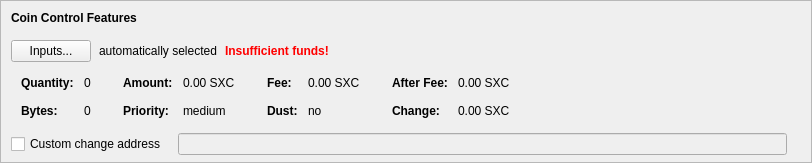
    <widget class="QFrame" name="frameCoinControl">
     <property name="sizePolicy">
      <sizepolicy hsizetype="Expanding" vsizetype="Expanding">
       <horstretch>0</horstretch>
       <verstretch>0</verstretch>
      </sizepolicy>
     </property>
     <property name="maximumSize">
      <size>
       <width>16777215</width>
       <height>16777215</height>
      </size>
     </property>
     <property name="frameShape">
      <enum>QFrame::StyledPanel</enum>
     </property>
     <property name="frameShadow">
      <enum>QFrame::Sunken</enum>
     </property>
     <layout class="QVBoxLayout" name="verticalLayoutCoinControl2">
      <property name="spacing">
       <number>0</number>
      </property>
      <property name="leftMargin">
       <number>0</number>
      </property>
      <property name="topMargin">
       <number>0</number>
      </property>
      <property name="rightMargin">
       <number>0</number>
      </property>
      <property name="bottomMargin">
       <number>6</number>
      </property>
      <item>
       <layout class="QVBoxLayout" name="verticalLayoutCoinControl" stretch="0,0,0,0,1">
        <property name="spacing">
         <number>0</number>
        </property>
        <property name="leftMargin">
         <number>10</number>
        </property>
        <property name="topMargin">
         <number>10</number>
        </property>
        <item>
         <layout class="QHBoxLayout" name="horizontalLayoutCoinControl1">
          <property name="bottomMargin">
           <number>15</number>
          </property>
          <item>
           <widget class="QLabel" name="labelCoinControlFeatures">
            <property name="sizePolicy">
             <sizepolicy hsizetype="Preferred" vsizetype="Maximum">
              <horstretch>0</horstretch>
              <verstretch>0</verstretch>
             </sizepolicy>
            </property>
            <property name="font">
             <font>
              <weight>75</weight>
              <bold>true</bold>
             </font>
            </property>
            <property name="styleSheet">
             <string notr="true">font-weight:bold;</string>
            </property>
            <property name="text">
             <string>Coin Control Features</string>
            </property>
           </widget>
          </item>
         </layout>
        </item>
        <item>
         <layout class="QHBoxLayout" name="horizontalLayoutCoinControl2" stretch="0,0,0,0">
          <property name="spacing">
           <number>8</number>
          </property>
          <property name="bottomMargin">
           <number>10</number>
          </property>
          <item>
           <widget class="QPushButton" name="pushButtonCoinControl">
            <property name="styleSheet">
             <string notr="true"/>
            </property>
            <property name="text">
             <string>Inputs...</string>
            </property>
            <property name="autoDefault">
             <bool>false</bool>
            </property>
           </widget>
          </item>
          <item>
           <widget class="QLabel" name="labelCoinControlAutomaticallySelected">
            <property name="text">
             <string>automatically selected</string>
            </property>
            <property name="margin">
             <number>5</number>
            </property>
           </widget>
          </item>
          <item>
           <widget class="QLabel" name="labelCoinControlInsuffFunds">
            <property name="font">
             <font>
              <weight>75</weight>
              <bold>true</bold>
             </font>
            </property>
            <property name="styleSheet">
             <string notr="true">color:red;font-weight:bold;</string>
            </property>
            <property name="text">
             <string>Insufficient funds!</string>
            </property>
            <property name="margin">
             <number>5</number>
            </property>
           </widget>
          </item>
          <item>
           <spacer name="horizontalSpacerCoinControl">
            <property name="orientation">
             <enum>Qt::Horizontal</enum>
            </property>
            <property name="sizeHint" stdset="0">
             <size>
              <width>40</width>
              <height>1</height>
             </size>
            </property>
           </spacer>
          </item>
         </layout>
        </item>
        <item>
         <widget class="QWidget" name="widgetCoinControl" native="true">
          <property name="sizePolicy">
           <sizepolicy hsizetype="Preferred" vsizetype="Preferred">
            <horstretch>0</horstretch>
            <verstretch>0</verstretch>
           </sizepolicy>
          </property>
          <property name="minimumSize">
           <size>
            <width>0</width>
            <height>0</height>
           </size>
          </property>
          <property name="styleSheet">
           <string notr="true"/>
          </property>
          <layout class="QHBoxLayout" name="horizontalLayoutCoinControl5">
           <property name="leftMargin">
            <number>0</number>
           </property>
           <property name="topMargin">
            <number>0</number>
           </property>
           <property name="rightMargin">
            <number>0</number>
           </property>
           <property name="bottomMargin">
            <number>0</number>
           </property>
           <item>
            <layout class="QHBoxLayout" name="horizontalLayoutCoinControl3" stretch="0,0,0,1">
             <property name="spacing">
              <number>20</number>
             </property>
             <property name="topMargin">
              <number>0</number>
             </property>
             <property name="bottomMargin">
              <number>10</number>
             </property>
             <item>
              <layout class="QFormLayout" name="formLayoutCoinControl1">
               <property name="horizontalSpacing">
                <number>10</number>
               </property>
               <property name="verticalSpacing">
                <number>14</number>
               </property>
               <property name="leftMargin">
                <number>10</number>
               </property>
               <property name="topMargin">
                <number>4</number>
               </property>
               <property name="rightMargin">
                <number>6</number>
               </property>
               <item row="0" column="0">
                <widget class="QLabel" name="labelCoinControlQuantityText">
                 <property name="font">
                  <font>
                   <weight>75</weight>
                   <bold>true</bold>
                  </font>
                 </property>
                 <property name="text">
                  <string>Quantity:</string>
                 </property>
                 <property name="margin">
                  <number>0</number>
                 </property>
                </widget>
               </item>
               <item row="0" column="1">
                <widget class="QLabel" name="labelCoinControlQuantity">
                 <property name="cursor">
                  <cursorShape>IBeamCursor</cursorShape>
                 </property>
                 <property name="contextMenuPolicy">
                  <enum>Qt::ActionsContextMenu</enum>
                 </property>
                 <property name="text">
                  <string notr="true">0</string>
                 </property>
                 <property name="margin">
                  <number>0</number>
                 </property>
                 <property name="textInteractionFlags">
                  <set>Qt::LinksAccessibleByMouse|Qt::TextSelectableByKeyboard|Qt::TextSelectableByMouse</set>
                 </property>
                </widget>
               </item>
               <item row="1" column="0">
                <widget class="QLabel" name="labelCoinControlBytesText">
                 <property name="font">
                  <font>
                   <weight>75</weight>
                   <bold>true</bold>
                  </font>
                 </property>
                 <property name="text">
                  <string>Bytes:</string>
                 </property>
                </widget>
               </item>
               <item row="1" column="1">
                <widget class="QLabel" name="labelCoinControlBytes">
                 <property name="cursor">
                  <cursorShape>IBeamCursor</cursorShape>
                 </property>
                 <property name="contextMenuPolicy">
                  <enum>Qt::ActionsContextMenu</enum>
                 </property>
                 <property name="text">
                  <string notr="true">0</string>
                 </property>
                 <property name="textInteractionFlags">
                  <set>Qt::LinksAccessibleByMouse|Qt::TextSelectableByKeyboard|Qt::TextSelectableByMouse</set>
                 </property>
                </widget>
               </item>
              </layout>
             </item>
             <item>
              <layout class="QFormLayout" name="formLayoutCoinControl2">
               <property name="horizontalSpacing">
                <number>10</number>
               </property>
               <property name="verticalSpacing">
                <number>14</number>
               </property>
               <property name="leftMargin">
                <number>6</number>
               </property>
               <property name="topMargin">
                <number>4</number>
               </property>
               <property name="rightMargin">
                <number>6</number>
               </property>
               <item row="0" column="0">
                <widget class="QLabel" name="labelCoinControlAmountText">
                 <property name="font">
                  <font>
                   <weight>75</weight>
                   <bold>true</bold>
                  </font>
                 </property>
                 <property name="text">
                  <string>Amount:</string>
                 </property>
                 <property name="margin">
                  <number>0</number>
                 </property>
                </widget>
               </item>
               <item row="0" column="1">
                <widget class="QLabel" name="labelCoinControlAmount">
                 <property name="cursor">
                  <cursorShape>IBeamCursor</cursorShape>
                 </property>
                 <property name="contextMenuPolicy">
                  <enum>Qt::ActionsContextMenu</enum>
                 </property>
                 <property name="text">
                  <string notr="true">0.00 SXC</string>
                 </property>
                 <property name="textInteractionFlags">
                  <set>Qt::LinksAccessibleByMouse|Qt::TextSelectableByKeyboard|Qt::TextSelectableByMouse</set>
                 </property>
                </widget>
               </item>
               <item row="1" column="0">
                <widget class="QLabel" name="labelCoinControlPriorityText">
                 <property name="font">
                  <font>
                   <weight>75</weight>
                   <bold>true</bold>
                  </font>
                 </property>
                 <property name="text">
                  <string>Priority:</string>
                 </property>
                </widget>
               </item>
               <item row="1" column="1">
                <widget class="QLabel" name="labelCoinControlPriority">
                 <property name="cursor">
                  <cursorShape>IBeamCursor</cursorShape>
                 </property>
                 <property name="contextMenuPolicy">
                  <enum>Qt::ActionsContextMenu</enum>
                 </property>
                 <property name="text">
                  <string notr="true">medium</string>
                 </property>
                 <property name="textInteractionFlags">
                  <set>Qt::LinksAccessibleByMouse|Qt::TextSelectableByKeyboard|Qt::TextSelectableByMouse</set>
                 </property>
                </widget>
               </item>
              </layout>
             </item>
             <item>
              <layout class="QFormLayout" name="formLayoutCoinControl3">
               <property name="horizontalSpacing">
                <number>10</number>
               </property>
               <property name="verticalSpacing">
                <number>14</number>
               </property>
               <property name="leftMargin">
                <number>6</number>
               </property>
               <property name="topMargin">
                <number>4</number>
               </property>
               <property name="rightMargin">
                <number>6</number>
               </property>
               <item row="0" column="0">
                <widget class="QLabel" name="labelCoinControlFeeText">
                 <property name="font">
                  <font>
                   <weight>75</weight>
                   <bold>true</bold>
                  </font>
                 </property>
                 <property name="text">
                  <string>Fee:</string>
                 </property>
                 <property name="margin">
                  <number>0</number>
                 </property>
                </widget>
               </item>
               <item row="0" column="1">
                <widget class="QLabel" name="labelCoinControlFee">
                 <property name="cursor">
                  <cursorShape>IBeamCursor</cursorShape>
                 </property>
                 <property name="contextMenuPolicy">
                  <enum>Qt::ActionsContextMenu</enum>
                 </property>
                 <property name="text">
                  <string notr="true">0.00 SXC</string>
                 </property>
                 <property name="textInteractionFlags">
                  <set>Qt::LinksAccessibleByMouse|Qt::TextSelectableByKeyboard|Qt::TextSelectableByMouse</set>
                 </property>
                </widget>
               </item>
               <item row="1" column="0">
                <widget class="QLabel" name="labelCoinControlLowOutputText">
                 <property name="font">
                  <font>
                   <weight>75</weight>
                   <bold>true</bold>
                  </font>
                 </property>
                 <property name="text">
                  <string>Dust:</string>
                 </property>
                </widget>
               </item>
               <item row="1" column="1">
                <widget class="QLabel" name="labelCoinControlLowOutput">
                 <property name="cursor">
                  <cursorShape>IBeamCursor</cursorShape>
                 </property>
                 <property name="contextMenuPolicy">
                  <enum>Qt::ActionsContextMenu</enum>
                 </property>
                 <property name="text">
                  <string notr="true">no</string>
                 </property>
                 <property name="textInteractionFlags">
                  <set>Qt::LinksAccessibleByMouse|Qt::TextSelectableByKeyboard|Qt::TextSelectableByMouse</set>
                 </property>
                </widget>
               </item>
              </layout>
             </item>
             <item>
              <layout class="QFormLayout" name="formLayoutCoinControl4">
               <property name="horizontalSpacing">
                <number>10</number>
               </property>
               <property name="verticalSpacing">
                <number>14</number>
               </property>
               <property name="leftMargin">
                <number>6</number>
               </property>
               <property name="topMargin">
                <number>4</number>
               </property>
               <property name="rightMargin">
                <number>6</number>
               </property>
               <item row="0" column="0">
                <widget class="QLabel" name="labelCoinControlAfterFeeText">
                 <property name="font">
                  <font>
                   <weight>75</weight>
                   <bold>true</bold>
                  </font>
                 </property>
                 <property name="text">
                  <string>After Fee:</string>
                 </property>
                 <property name="margin">
                  <number>0</number>
                 </property>
                </widget>
               </item>
               <item row="0" column="1">
                <widget class="QLabel" name="labelCoinControlAfterFee">
                 <property name="cursor">
                  <cursorShape>IBeamCursor</cursorShape>
                 </property>
                 <property name="contextMenuPolicy">
                  <enum>Qt::ActionsContextMenu</enum>
                 </property>
                 <property name="text">
                  <string notr="true">0.00 SXC</string>
                 </property>
                 <property name="textInteractionFlags">
                  <set>Qt::LinksAccessibleByMouse|Qt::TextSelectableByKeyboard|Qt::TextSelectableByMouse</set>
                 </property>
                </widget>
               </item>
               <item row="1" column="0">
                <widget class="QLabel" name="labelCoinControlChangeText">
                 <property name="font">
                  <font>
                   <weight>75</weight>
                   <bold>true</bold>
                  </font>
                 </property>
                 <property name="text">
                  <string>Change:</string>
                 </property>
                </widget>
               </item>
               <item row="1" column="1">
                <widget class="QLabel" name="labelCoinControlChange">
                 <property name="cursor">
                  <cursorShape>IBeamCursor</cursorShape>
                 </property>
                 <property name="contextMenuPolicy">
                  <enum>Qt::ActionsContextMenu</enum>
                 </property>
                 <property name="text">
                  <string notr="true">0.00 SXC</string>
                 </property>
                 <property name="textInteractionFlags">
                  <set>Qt::LinksAccessibleByMouse|Qt::TextSelectableByKeyboard|Qt::TextSelectableByMouse</set>
                 </property>
                </widget>
               </item>
              </layout>
             </item>
            </layout>
           </item>
          </layout>
         </widget>
        </item>
        <item>
         <layout class="QHBoxLayout" name="horizontalLayoutCoinControl4" stretch="0,0,0">
          <property name="spacing">
           <number>12</number>
          </property>
          <property name="sizeConstraint">
           <enum>QLayout::SetDefaultConstraint</enum>
          </property>
          <property name="topMargin">
           <number>5</number>
          </property>
          <property name="rightMargin">
           <number>5</number>
          </property>
          <item>
           <widget class="QCheckBox" name="checkBoxCoinControlChange">
            <property name="toolTip">
             <string>If this is activated, but the change address is empty or invalid, change will be sent to a newly generated address.</string>
            </property>
            <property name="text">
             <string>Custom change address</string>
            </property>
           </widget>
          </item>
          <item>
           <widget class="QValidatedLineEdit" name="lineEditCoinControlChange">
            <property name="enabled">
             <bool>false</bool>
            </property>
            <property name="sizePolicy">
             <sizepolicy hsizetype="Expanding" vsizetype="Fixed">
              <horstretch>0</horstretch>
              <verstretch>0</verstretch>
             </sizepolicy>
            </property>
           </widget>
          </item>
          <item>
           <widget class="QLabel" name="labelCoinControlChangeLabel">
            <property name="sizePolicy">
             <sizepolicy hsizetype="Preferred" vsizetype="Expanding">
              <horstretch>0</horstretch>
              <verstretch>0</verstretch>
             </sizepolicy>
            </property>
            <property name="minimumSize">
             <size>
              <width>0</width>
              <height>0</height>
             </size>
            </property>
            <property name="text">
             <string/>
            </property>
            <property name="margin">
             <number>3</number>
            </property>
           </widget>
          </item>
         </layout>
        </item>
        <item>
         <spacer name="verticalSpacerCoinControl">
          <property name="orientation">
           <enum>Qt::Vertical</enum>
          </property>
          <property name="sizeHint" stdset="0">
           <size>
            <width>800</width>
            <height>1</height>
           </size>
          </property>
         </spacer>
        </item>
       </layout>
      </item>
     </layout>
    </widget>
